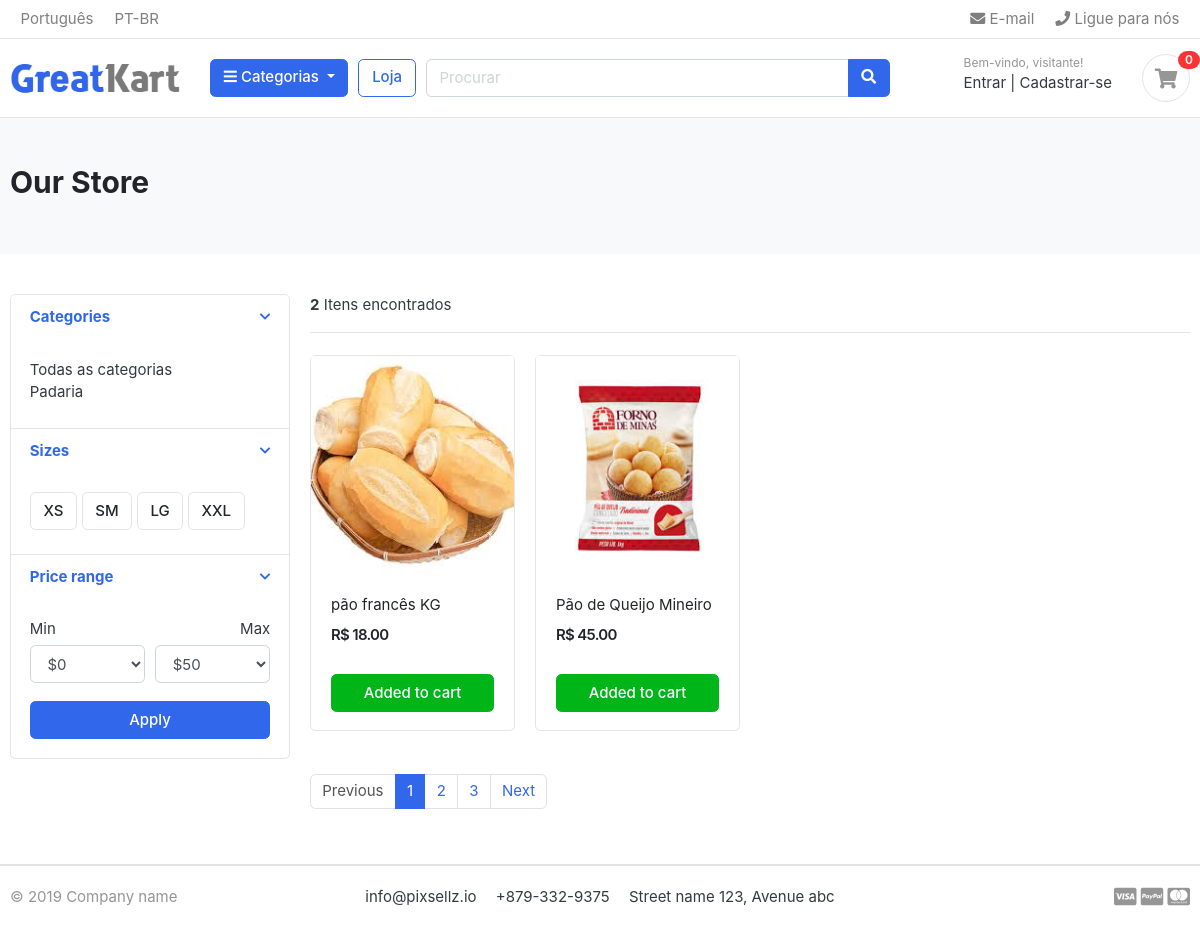
/produtos/padaria/, run on the app's committed database.
### categoria/models.py (models this page shows, shortened)
class Categoria(models.Model):
    categoria_nome = models.CharField(max_length=50, unique=True)
    slug = models.SlugField(max_length=100, unique=True)
    descricao = models.TextField(max_length=200, blank=True)
    categoria_imagem = models.ImageField(upload_to='fotos/categoria', blank=True)
    def get_url(self):
        return reverse('produtos_por_categoria', args=[self.slug])

### produtos/models.py (models this page shows, shortened)
class Produto(models.Model):
    categoria = models.ForeignKey('categoria.Categoria', on_delete=models.CASCADE)
    produto_nome = models.CharField(max_length=100, unique=True)
    slug = models.SlugField(max_length=100, unique=True)
    descricao = models.TextField(max_length=300, blank=True)
    preco = models.DecimalField(max_digits=10, decimal_places=2)
    imagem = models.ImageField(upload_to='fotos/produtos/', blank=True)
    estoque = models.IntegerField()
    esta_disponivel = models.BooleanField(default=True)
    criado_em = models.DateTimeField(auto_now=True)
    modificado_em = models.DateTimeField(auto_now_add=True)
    def get_url(self):
        return reverse('produto_detalhe', args=[self.categoria.slug, self.slug])

### produtos/views.py (the view)
# urls.py: path('', views.visualizarProdutos, name='produtos'),
def visualizarProdutos(request, categoria_slug=None):
    categoria = None
    produtos = None
    if categoria_slug != None:
        categoria = get_object_or_404(Categoria, slug=categoria_slug)
        produtos = Produto.objects.filter(categoria=categoria, esta_disponivel=True)
        produtos_quant = produtos.count()
    else:
        produtos = Produto.objects.all().filter(esta_disponivel=True).order_by('criado_em')
        produtos_quant = produtos.count()
    contexto = {
        'produtos': produtos,
        'produtos_quant': produtos_quant,
    }
    return render(request, 'produtos/produtos.html', contexto)

### categoria/processador_contexto.py (called while the page is built)
def categoria_display(request):
    categorias = Categoria.objects.all()
    return {'cats': categorias}

### templates/produtos/produtos.html (shortened to what this page needs)
{% extends 'base.html' %}
{% block content %}
<section class="section-pagetop bg">
    <div class="container">
        <h2 class="title-page">Our Store</h2>
    </div>
    </section>
    <section class="section-content padding-y">
    <div class="container">
    <div class="row">
        <aside class="col-md-3">
    <div class="card">
        <article class="filter-group">
            <header class="card-header">
                <a href="#" data-toggle="collapse" data-target="#collapse_1" aria-expanded="true" class="">
                    <i class="icon-control fa fa-chevron-down"></i>
                    <h6 class="title">Categories</h6>
                </a>
            </header>
            <div class="filter-content collapse show" id="collapse_1" style="">
                <div class="card-body">
                    <ul class="list-menu">
                        <a href="{% url 'produtos' %}">Todas as categorias</a>
                        {% for cat in cats %}
                            <li><a href="{{cat.get_url}}">{{cat.categoria_nome}}</a></li>
                        {% endfor %}
                </div>
            </div>
        </article>
        <article class="filter-group">
            <header class="card-header">
                <a href="#" data-toggle="collapse" data-target="#collapse_4" aria-expanded="true" class="">
                    <i class="icon-control fa fa-chevron-down"></i>
                    <h6 class="title">Sizes </h6>
                </a>
            </header>
            <div class="filter-content collapse show" id="collapse_4" style="">
                <div class="card-body">
                    <label class="checkbox-btn">
                    <span class="btn btn-light"> XS </span>
                    </label>
                    <label class="checkbox-btn">
                    <span class="btn btn-light"> SM </span>
                    </label>
                    <label class="checkbox-btn">
                    <span class="btn btn-light"> LG </span>
                    </label>
                    <label class="checkbox-btn">
                    <span class="btn btn-light"> XXL </span>
                    </label>
            </div>
            </div>
        </article>
        <article class="filter-group">
            <header class="card-header">
                <a href="#" data-toggle="collapse" data-target="#collapse_3" aria-expanded="true" class="">
                    <i class="icon-control fa fa-chevron-down"></i>
                    <h6 class="title">Price range </h6>
                </a>
            </header>
            <div class="filter-content collapse show" id="collapse_3" style="">
                <div class="card-body">
                    <div class="form-row">
                    <div class="form-group col-md-6">
                        <label>Min</label>
                            <select class="mr-2 form-control">
                            <option value="0">$0</option>
                        </select>
                    </div>
                    <div class="form-group text-right col-md-6">
                        <label>Max</label>
                            <select class="mr-2 form-control">
                            <option value="50">$50</option>
                        </select>
                    </div>
                    </div>
                    <button class="btn btn-block btn-primary">Apply</button>
                </div>
            </div>
        </article>
    </div>
        </aside>
        <main class="col-md-9">
    <header class="border-bottom mb-4 pb-3">
            <div class="form-inline">
                <span class="mr-md-auto">
                    <b> {{ produtos_quant }}</b> Itens encontrados
                </span>
            </div>
    </header>
    <div class="row">
        {% for produto in produtos %}
            <div class="col-md-3">
                <figure class="card card-product-grid">
                    <div class="img-wrap">
                        <a href="{{ produto.get_url }}"><img src="{{ produto.imagem.url }}"></a>
                    </div>
                    <figcaption class="info-wrap">
                        <div class="fix-height">
                            <a href="{{ produto.get_url }}" class="title">{{ produto.produto_nome }}</a>
                            <div class="price-wrap mt-2">
                                <span class="price">R$ {{ produto.preco }}</span>
                            </div>
                        </div>
                        <a href="#" class="btn btn-block btn-success">Added to cart </a>
                    </figcaption>
                </figure>
            </div>
        {% endfor %}
    </div>
    <nav class="mt-4" aria-label="Page navigation sample">
        <ul class="pagination">
        <li class="page-item disabled"><a class="page-link" href="#">Previous</a></li>
        <li class="page-item active"><a class="page-link" href="#">1</a></li>
        <li class="page-item"><a class="page-link" href="#">2</a></li>
        <li class="page-item"><a class="page-link" href="#">3</a></li>
        <li class="page-item"><a class="page-link" href="#">Next</a></li>
        </ul>
    </nav>
        </main>
    </div>
    </div>
    </section>
{% endblock %}

### ecom/static/css/ui.css (style rules this page uses)
html { font-family: "Inter", sans-serif; font-size: 15px; }
.img-wrap { text-align: center; display: block; }
.img-wrap img { max-width: 100%; }
.price-wrap { letter-spacing: -0.7px; }
.padding-y { padding-top: 40px; padding-bottom: 40px; }
figure { margin-bottom: 0; }
article:after, .form-group:after { display: block; clear: both; content: ""; }
.bg { background-color: #f8f9fa; }
.title-page { color: #212529; }
.btn-light { background-color: #fff; border-color: #e4e4e4; }
[class*=list-] li:after { visibility: hidden; display: block; content: ""; overflow: hidden; height: 0; clear: both; }
.list-menu { list-style: none; margin: 0; padding-left: 0; }
.list-menu li { margin-bottom: 5px; }
.list-menu a { color: #343a40; }
[class*=card-product] a.title { color: #212529; display: block; }
[class*=card-product] .img-wrap { overflow: hidden; position: relative; }
[class*=card-product] .img-wrap img { height: 100%; max-width: 100%; width: auto; display: inline-block; -o-object-fit: cover; object-fit: cover; }
.card-product-grid { margin-bottom: 20px; }
.card-product-grid .img-wrap { border-radius: 0.2rem 0.2rem 0 0; height: 220px; }
.card-product-grid .info-wrap { overflow: hidden; padding: 18px 20px; }
.card-product-grid .fix-height { height: 80px; overflow: hidden; }
.card .img-wrap { overflow: hidden; }
.price { font-weight: 600; color: #212529; }
.icon-control { margin-top: 5px; float: right; font-size: 80%; }
.card-header .title { margin-bottom: 0; line-height: 1.5; }
.filter-group { border-bottom: 1px solid #e4e4e4; }
.filter-group .card-header { border-bottom: 0; }
.filter-group:last-child { border-bottom: 0; }
.checkbox-btn { position: relative; }
.section-pagetop { padding: 45px 0; }

### data on the page
Categoria: categoria_nome "Padaria"
Produto: imagem (picture), produto_nome "pão francês KG", preco "18.00"
Produto: imagem (picture), produto_nome "Pão de Queijo Mineiro", preco "45.00"

### other printed values
{{ produtos_quant }} "2"
